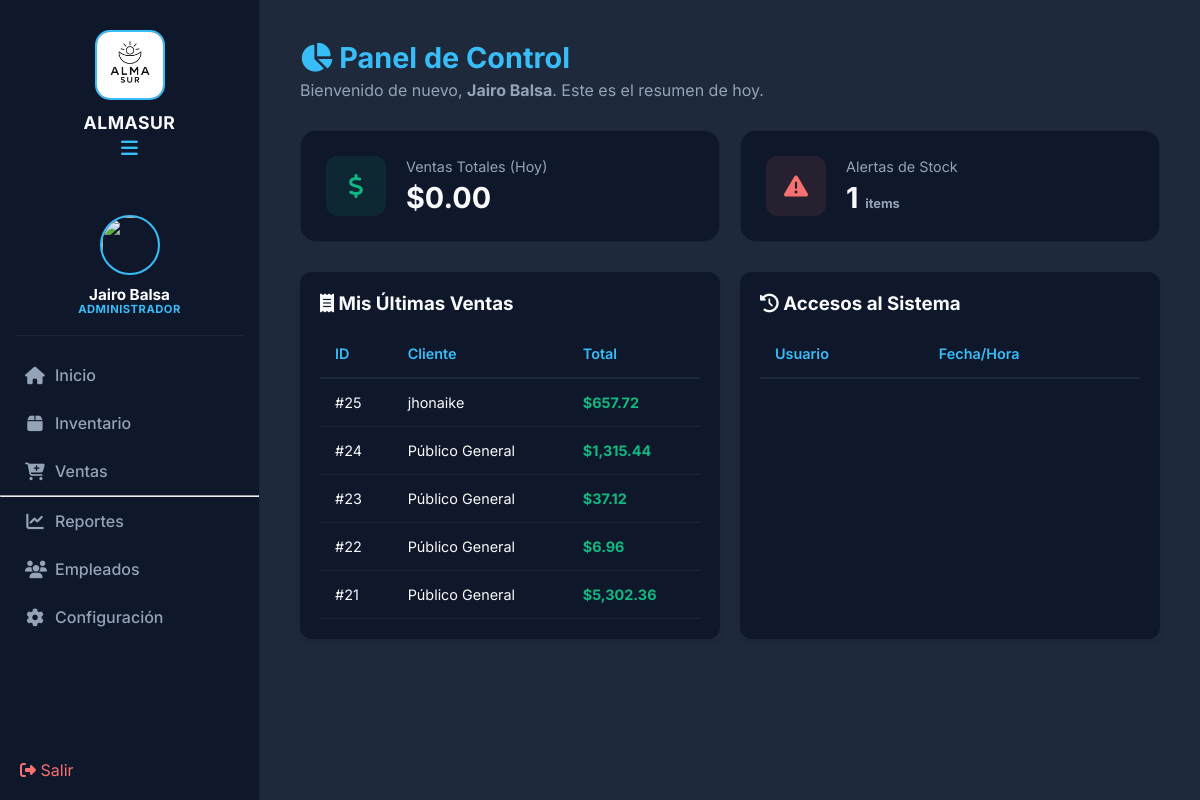
The app's page /Gestion_ventas/menu.php (signed in), older data.
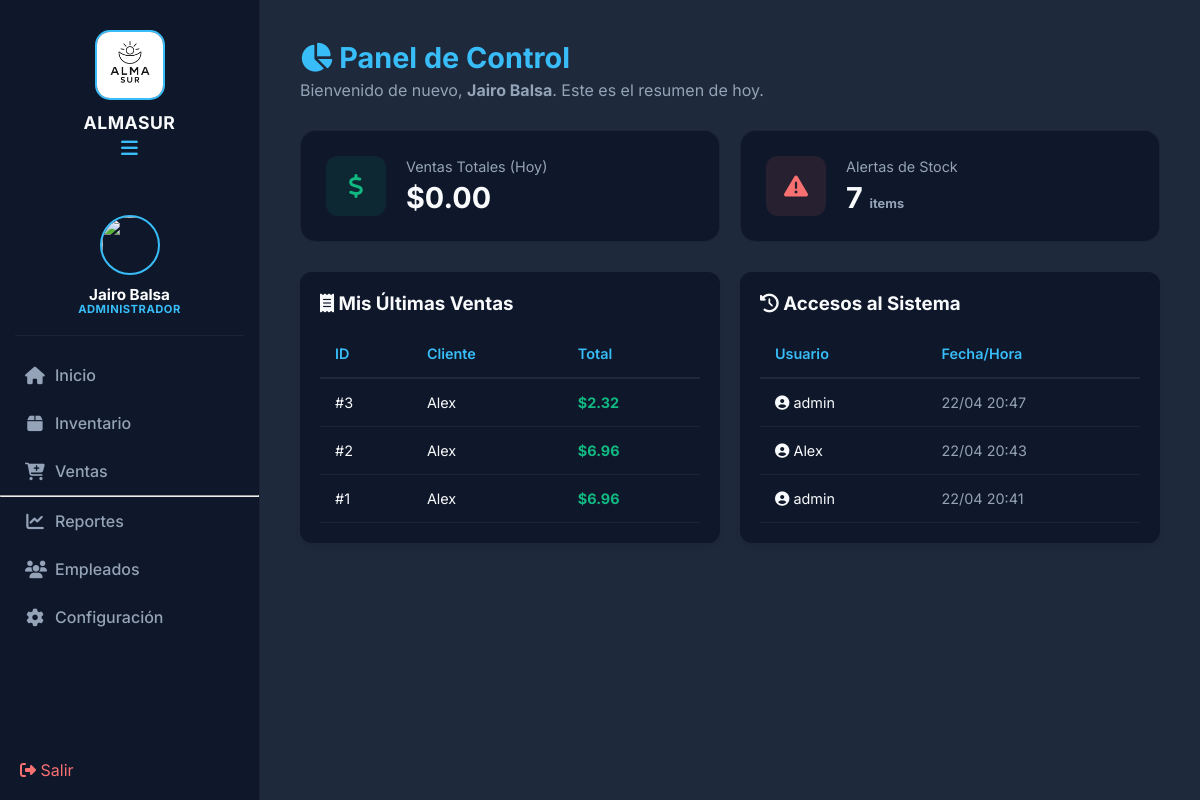
The same page, newer data.
### tables this page shows
CREATE TABLE `ventas` (
  `id` int(11) NOT NULL,
  `id_usuario` int(11) DEFAULT NULL,
  `id_cliente` int(11) DEFAULT NULL,
  `subtotal` float DEFAULT 0,
  `fecha` timestamp NOT NULL DEFAULT current_timestamp(),
  `total` decimal(10,2) NOT NULL,
  `impuesto` float DEFAULT 0
);

CREATE TABLE `clientes` (
  `id` int(11) NOT NULL,
  `identidad` varchar(20) NOT NULL,
  `nombre` varchar(100) NOT NULL,
  `telefono` varchar(20) DEFAULT NULL,
  `direccion` text DEFAULT NULL,
  `fecha_registro` timestamp NOT NULL DEFAULT current_timestamp()
);

CREATE TABLE `logs_acceso` (
  `id` int(11) NOT NULL,
  `id_usuario` int(11) DEFAULT NULL,
  `fecha_hora` datetime DEFAULT current_timestamp()
);

CREATE TABLE `usuarios` (
  `id` int(11) NOT NULL,
  `nombre` varchar(100) NOT NULL,
  `usuario` varchar(50) NOT NULL,
  `email` varchar(100) NOT NULL,
  `password` varchar(255) NOT NULL,
  `rol` enum('Administrador','Empleado') DEFAULT 'Empleado',
  `nombre_negocio` varchar(100) DEFAULT 'Almasur',
  `logo` varchar(255) DEFAULT 'default_logo.png',
  `foto_perfil` varchar(255) DEFAULT 'uploads/jairo.png',
  `direccion` text DEFAULT 'Piritu',
  `telefono` varchar(20) DEFAULT '04245556364',
  `codigo_recuperacion` varchar(6) DEFAULT NULL,
  `codigo_verificacion` varchar(10) DEFAULT NULL,
  `codigo_expira` datetime DEFAULT NULL,
  `creado_en` timestamp NOT NULL DEFAULT current_timestamp()
);

### Gestion_ventas/menu.php (the view, shortened to what this page needs)
<?php
include 'includes/header.php';
include 'includes/sidebar.php';
$id_u = $_SESSION['usuario_id'];
$user_data = $conn->query("SELECT * FROM usuarios WHERE id = $id_u")->fetch_assoc();
$hoy = date('Y-m-d');
$ventas_hoy = $conn->query("SELECT SUM(total) as total FROM ventas WHERE fecha = '$hoy'")->fetch_assoc();
$prod_bajos = $conn->query("SELECT COUNT(*) as cuenta FROM productos WHERE stock <= 5")->fetch_assoc();
$ultimas_ventas = $conn->query("SELECT v.id, v.total, v.fecha, c.nombre as cliente
                                FROM ventas v
                                LEFT JOIN clientes c ON v.id_cliente = c.id
                                WHERE v.id_usuario = $id_u
                                ORDER BY v.id DESC LIMIT 5");
$logs_acceso = $conn->query("SELECT l.*, u.usuario
                             FROM logs_acceso l
                             JOIN usuarios u ON l.id_usuario = u.id
                             ORDER BY l.fecha_hora DESC LIMIT 5");
?>
<main class="main-content">
    <div class="header-pagina">
        <h1><i class="fa-solid fa-chart-pie"></i> Panel de Control</h1>
        <p>Bienvenido de nuevo, <strong><?php echo $user_data['nombre']; ?></strong>. Este es el resumen de hoy.</p>
    </div>
    <div class="dashboard-grid">
        <div class="card-stats">
            <div class="stat-icon" style="background: rgba(16, 185, 129, 0.1); color: #10b981;">
                <i class="fa-solid fa-dollar-sign"></i>
            </div>
            <div class="stat-data">
                <span class="stat-title">Ventas Totales (Hoy)</span>
                <h2 class="stat-value">$<?php echo number_format($ventas_hoy['total'] ?? 0, 2); ?></h2>
            </div>
        </div>
        <div class="card-stats">
            <div class="stat-icon" style="background: rgba(248, 113, 113, 0.1); color: #f87171;">
                <i class="fa-solid fa-triangle-exclamation"></i>
            </div>
            <div class="stat-data">
                <span class="stat-title">Alertas de Stock</span>
                <h2 class="stat-value"><?php echo $prod_bajos['cuenta']; ?> <small>items</small></h2>
            </div>
        </div>
    </div>
    <div style="display: grid; grid-template-columns: 1fr 1fr; gap: 20px; margin-top: 30px;">
        <div class="card-moderna">
            <h3><i class="fa-solid fa-receipt"></i> Mis Últimas Ventas</h3>
            <table class="tabla-moderna" style="font-size: 0.9rem; margin-top: 15px;">
                <thead>
                    <tr>
                        <th>ID</th>
                        <th>Cliente</th>
                        <th>Total</th>
                    </tr>
                </thead>
                <tbody>
                    <?php while($v = $ultimas_ventas->fetch_assoc()): ?>
                    <tr>
                        <td>#<?php echo $v['id']; ?></td>
                        <td><?php echo $v['cliente'] ?? 'Público General'; ?></td>
                        <td style="color: #10b981; font-weight: bold;">$<?php echo number_format($v['total'], 2); ?></td>
                    </tr>
                    <?php endwhile; ?>
                </tbody>
            </table>
        </div>
        <div class="card-moderna">
            <h3><i class="fa-solid fa-clock-rotate-left"></i> Accesos al Sistema</h3>
            <table class="tabla-moderna" style="font-size: 0.9rem; margin-top: 15px;">
                <thead>
                    <tr>
                        <th>Usuario</th>
                        <th>Fecha/Hora</th>
                    </tr>
                </thead>
                <tbody>
                    <?php if($logs_acceso): while($l = $logs_acceso->fetch_assoc()): ?>
                    <tr>
                        <td><i class="fa-solid fa-user-circle"></i> <?php echo $l['usuario']; ?></td>
                        <td style="color: #94a3b8;"><?php echo date('d/m H:i', strtotime($l['fecha_hora'])); ?></td>
                    </tr>
                    <?php endwhile; endif; ?>
                </tbody>
            </table>
        </div>
    </div>
</main>

Row changes from the older to the newer data that the page shows:
removed ventas: id "25", id_cliente.nombre "jhonaike", total "657.72"
removed ventas: id "24", cliente "Público General", total "1,315.44"
removed ventas: id "23", cliente "Público General", total "37.12"
removed ventas: id "22", cliente "Público General", total "6.96"
removed ventas: id "21", cliente "Público General", total "5,302.36"
now on this page (row edited): ventas: id "3", id_cliente.nombre "Alex", total "2.32"
now on this page (row edited): ventas: id "2", id_cliente.nombre "Alex", total "6.96"
now on this page (row edited): ventas: id "1", id_cliente.nombre "Alex", total "6.96"
added logs_acceso: id_usuario.usuario "admin", fecha_hora "22/04 20:47"
added logs_acceso: id_usuario.usuario "Alex", fecha_hora "22/04 20:43"
added logs_acceso: id_usuario.usuario "admin", fecha_hora "22/04 20:41"
Text that changed along with them:
$prod_bajos['cuenta']: "1" → "7"
